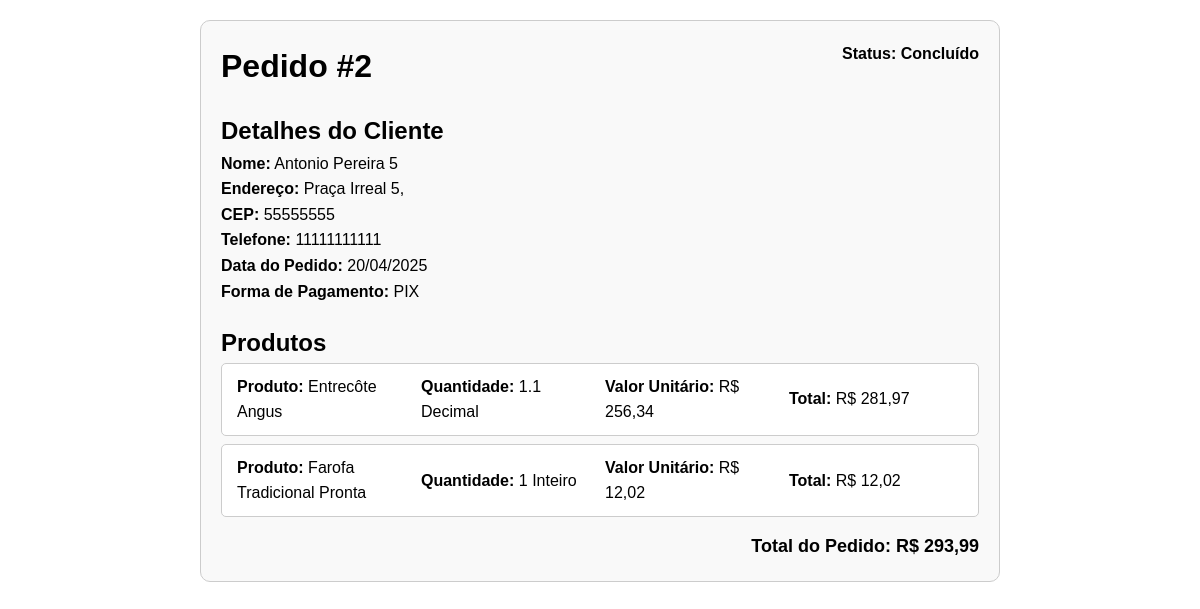
The app's page /imprimir_pedido.php?pedidoId=2 with its own data.
### tables this page shows
create table compra (
     id int auto_increment primary key,
     usuarioId int not null,
     data date not null,
     formaPagamentoId int not null,
     statusId int not null,  
     foreign key (usuarioId) references usuario(id),
     foreign key (formaPagamentoId) references formaPagamento(id),
     foreign key (statusId) references status(id)  
 );

create table status (
    id int auto_increment primary key,
    nome varchar(50) not null
);

create table usuario (
     id int auto_increment primary key,
     cpf char(11) not null unique,
     nome varchar(100) not null,
     endereco varchar(100) not null,
     enderecoNumero int,
     complemento varchar(100) not null,
     cep char(8) not null,
     email varchar(100) not null unique,
     senha varchar(100) not null,
     telefone char(11) not null,
     tipoId int,
     foreign key (tipoId) references tipoUsuario(id)
 );

create table formaPagamento (
     id int auto_increment primary key,
     nome varchar(100) not null
 );

create table compraProduto (
     id int auto_increment primary key,
     idCompra int not null,
     idProduto int not null,
     valor float(24) not null,
     quantidade float(24) not null,
     tipoQuantidadeId int not null,
     observacao varchar(512),
     foreign key (idCompra) references compra(id),
     foreign key (idProduto) references produto(id) ON DELETE CASCADE,
     foreign key (tipoQuantidadeId) references tipoQuantidade(id)
 );

create table produto (
     id int auto_increment primary key,
     nome varchar(100) not null,
     categoriaId int not null,
     tipoQuantidadeId int not null,
     valor float(24) not null,
     descricao varchar(500),
     nomeImagem varchar(100),
     foreign key (categoriaId) references categoria(id),
     foreign key (tipoQuantidadeId) references tipoQuantidade(id)
 );

create table tipoQuantidade (
     id int auto_increment primary key,  
     tipo varchar(10)
 );

### imprimir_pedido.php (the view, shortened to what this page needs)
<?php
include_once("conexao.php");
$pedidoId = (int) $_GET['pedidoId'];
$sql_pedido = "SELECT
                    c.id AS pedidoId,
                    u.nome AS clienteNome,
                    u.endereco AS enderecoEntrega,
                    u.complemento AS complementoEntrega,
                    u.cep AS cepEntrega,
                    u.telefone AS telefoneCliente,
                    c.data AS dataPedido,
                    fp.nome AS formaPagamentoNome,
                    s.nome AS statusPedidoNome
                FROM compra c
                JOIN usuario u ON c.usuarioId = u.id
                JOIN formaPagamento fp ON c.formaPagamentoId = fp.id
                JOIN status s ON c.statusId = s.id
                WHERE c.id = ?";
$stmt_pedido = $link->prepare($sql_pedido);
$stmt_pedido->bind_param("i", $pedidoId);
$stmt_pedido->execute();
$resultado_pedido = $stmt_pedido->get_result();
$pedido = $resultado_pedido->fetch_assoc();
$sql_produtos = "SELECT
                    p.nome AS produtoNome,
                    cp.quantidade,
                    cp.valor,
                    tq.tipo AS tipoQuantidade,
                    cp.observacao
                FROM compraProduto cp
                JOIN produto p ON cp.idProduto = p.id
                JOIN tipoQuantidade tq ON cp.tipoQuantidadeId = tq.id
                WHERE cp.idCompra = ?";
$stmt_produtos = $link->prepare($sql_produtos);
$stmt_produtos->bind_param("i", $pedidoId);
$stmt_produtos->execute();
$resultado_produtos = $stmt_produtos->get_result();
$produtos = [];
$valorTotal = 0;
while ($produto = $resultado_produtos->fetch_assoc()) {
    $produto['subtotal'] = $produto['quantidade'] * $produto['valor'];
    $valorTotal += $produto['subtotal'];
    $produtos[] = $produto;
}
?>
<!DOCTYPE html>
<html lang="pt-BR">
<head>
    <link rel="stylesheet" href="estilo.css">
</head>
<body onload="window.print();">
    <div class="pedido-container">
        <div class="pedido-header">
            <h1>Pedido #<?= htmlspecialchars($pedido['pedidoId']) ?></h1>
            <p>Status: <?= htmlspecialchars($pedido['statusPedidoNome']) ?></p>
        </div>
        <div class="pedido-detalhes">
            <h2>Detalhes do Cliente</h2>
            <p><strong>Nome:</strong> <?= htmlspecialchars($pedido['clienteNome']) ?></p>
            <p><strong>Endereço:</strong> <?= htmlspecialchars($pedido['enderecoEntrega']) ?>,
                <?= htmlspecialchars($pedido['complementoEntrega']) ?></p>
            <p><strong>CEP:</strong> <?= htmlspecialchars($pedido['cepEntrega']) ?></p>
            <p><strong>Telefone:</strong> <?= htmlspecialchars($pedido['telefoneCliente']) ?></p>
            <p><strong>Data do Pedido:</strong> <?= htmlspecialchars(date("d/m/Y", strtotime($pedido['dataPedido']))) ?>
            </p>
            <p><strong>Forma de Pagamento:</strong> <?= htmlspecialchars($pedido['formaPagamentoNome']) ?></p>
        </div>
        <div class="pedido-produtos">
            <h2>Produtos</h2>
            <?php if (!empty($produtos)): ?>
                <?php foreach ($produtos as $produto): ?>
                    <div class="produto-item">
                        <span><strong>Produto:</strong> <?= htmlspecialchars($produto['produtoNome']) ?></span>
                        <span><strong>Quantidade:</strong> <?= htmlspecialchars($produto['quantidade']) ?>
                            <?= htmlspecialchars($produto['tipoQuantidade']) ?></span>
                        <span><strong>Valor Unitário:</strong> R$ <?= number_format($produto['valor'], 2, ',', '.') ?></span>
                        <span><strong>Total:</strong> R$
                            <?= number_format($produto['subtotal'], 2, ',', '.') ?></span>
                    </div>
                <?php endforeach; ?>
            <?php else: ?>
                <p>Nenhum produto encontrado para este pedido.</p>
            <?php endif; ?>
        </div>
        <div class="pedido-total">Total do Pedido: R$
            <?= number_format($valorTotal, 2, ',', '.') ?>
        </div>
    </div>
</body>
</html>

### estilo.css (style rules this page uses)
* { margin: 0; padding: 0; box-sizing: border-box; }
body { font-family: "Segoe UI", Tahoma, Geneva, Verdana, sans-serif; background-color: #ffffff; color: #000000; line-height: 1.6; }
.pedido-header { display: flex; justify-content: space-between; font-weight: bold; margin-bottom: 10px; }

### imprimir_pedido.php (style rules this page uses)
body { font-family: Arial, sans-serif; margin: 20px; padding: 0; }
.pedido-container { max-width: 800px; margin: 0 auto; padding: 20px; border: 1px solid #ccc; border-radius: 10px; background-color: #f9f9f9; }
.pedido-header { text-align: center; margin-bottom: 20px; }
.pedido-detalhes { margin-bottom: 20px; }
.produto-item { display: flex; flex-direction: row; justify-content: space-between; align-items: center; border: 1px solid #ccc; padding: 10px; margin-bottom: 8px; border-radius: 5px; background-color: #fff; }
.produto-item span { flex: 1; padding: 0 5px; }
.pedido-total { text-align: right; font-size: 18px; margin-top: 15px; font-weight: bold; }

### records on screen
compra: id "2", statusId.nome "Concluído", usuarioId.nome "Antonio Pereira 5", usuarioId.endereco "Praça Irreal 5", usuarioId.cep "55555555", usuarioId.telefone "11111111111", data "20/04/2025", formaPagamentoId.nome "PIX"
compraproduto: idProduto.nome "Entrecôte Angus", quantidade "1.1", tipoQuantidadeId.tipo "Decimal", valor "256,34", subtotal "281,97"
compraproduto: idProduto.nome "Farofa Tradicional Pronta", quantidade "1", tipoQuantidadeId.tipo "Inteiro", valor "12,02"

### other values on screen
$valorTotal "293,99"
